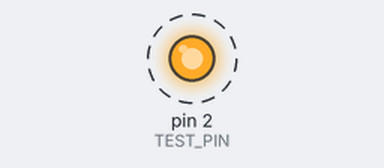
The sketch below on a simulated Arduino Uno, built with avr-gcc and run on an emulated ATmega328P. Parts: output pins drawn as LEDs (lit = HIGH). Dashed ring = blinking.

Above: at 0.1 s.
Timing chart, 0 to 3.0 s (numbered marks = the images above):
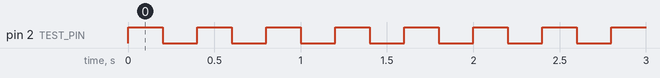

The sketch:

SeeeduinoNano-D2-Test.ino
```cpp
//
// Pin D2 の信号テスト用 200ms毎にHIGH LOW
// 2025.6.13

#define TEST_PIN 2

void setup() {
  pinMode(TEST_PIN, OUTPUT);
}

void loop() {
  digitalWrite(TEST_PIN, HIGH);
  delay(200);  // 200ms HIGH
  digitalWrite(TEST_PIN, LOW);
  delay(200);  // 200ms LOW
}
```

Measured:
- by itself, pin 2 (TEST_PIN): alternates HIGH for 0.20 s and LOW for 0.20 s
